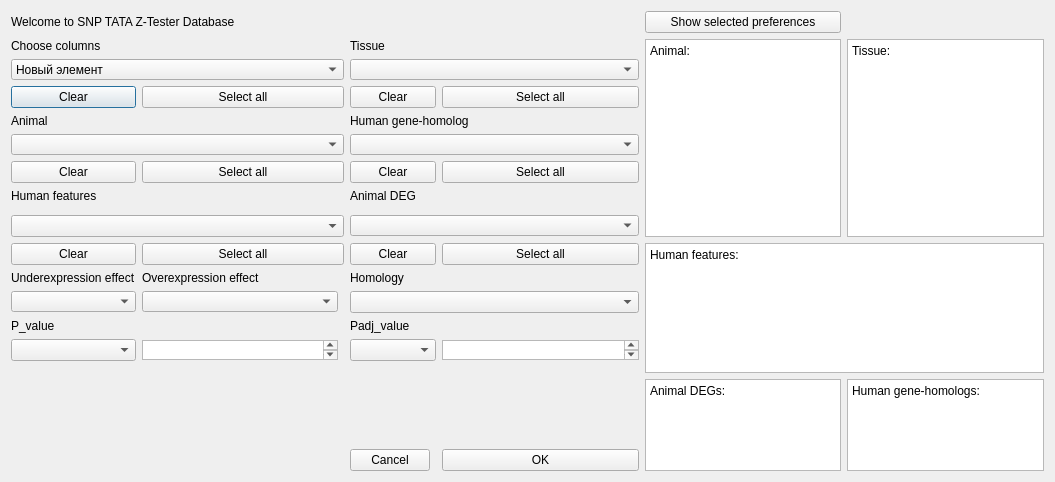
<?xml version="1.0" encoding="UTF-8"?>
<ui version="4.0">
 <class>Set_Preferenses_Window</class>
 <widget class="QDialog" name="Set_Preferenses_Window">
  <property name="geometry">
   <rect>
    <x>0</x>
    <y>0</y>
    <width>1055</width>
    <height>482</height>
   </rect>
  </property>
  <property name="windowTitle">
   <string>Preferences</string>
  </property>
  <layout class="QGridLayout" name="gridLayout">
   <item row="9" column="3" colspan="3">
    <widget class="QComboBox" name="Animal_DEG_cb">
     <property name="maximumSize">
      <size>
       <width>16777215</width>
       <height>21</height>
      </size>
     </property>
    </widget>
   </item>
   <item row="14" column="1">
    <widget class="QPlainTextEdit" name="plainTextEdit_2">
     <property name="enabled">
      <bool>true</bool>
     </property>
     <property name="sizePolicy">
      <sizepolicy hsizetype="Expanding" vsizetype="Fixed">
       <horstretch>0</horstretch>
       <verstretch>0</verstretch>
      </sizepolicy>
     </property>
     <property name="maximumSize">
      <size>
       <width>16777215</width>
       <height>20</height>
      </size>
     </property>
    </widget>
   </item>
   <item row="7" column="0">
    <widget class="QLabel" name="label_5">
     <property name="text">
      <string>Human features</string>
     </property>
    </widget>
   </item>
   <item row="3" column="0">
    <widget class="QPushButton" name="btn_clear_Columns_cb">
     <property name="maximumSize">
      <size>
       <width>16777215</width>
       <height>24</height>
      </size>
     </property>
     <property name="text">
      <string>Clear</string>
     </property>
    </widget>
   </item>
   <item row="11" column="1">
    <widget class="QLabel" name="label_9">
     <property name="maximumSize">
      <size>
       <width>16777215</width>
       <height>21</height>
      </size>
     </property>
     <property name="text">
      <string>Overexpression effect</string>
     </property>
    </widget>
   </item>
   <item row="13" column="0">
    <widget class="QLabel" name="label_11">
     <property name="text">
      <string>P_value</string>
     </property>
    </widget>
   </item>
   <item row="17" column="7">
    <widget class="QPlainTextEdit" name="chosen_text_Human_gene_homolog">
     <property name="plainText">
      <string>Human gene-homologs:</string>
     </property>
    </widget>
   </item>
   <item row="1" column="6" rowspan="9">
    <widget class="QTextEdit" name="chosen_text_Animals">
     <property name="html">
      <string>&lt;!DOCTYPE HTML PUBLIC &quot;-//W3C//DTD HTML 4.0//EN&quot; &quot;http://www.w3.org/TR/REC-html40/strict.dtd&quot;&gt;
&lt;html&gt;&lt;head&gt;&lt;meta name=&quot;qrichtext&quot; content=&quot;1&quot; /&gt;&lt;meta charset=&quot;utf-8&quot; /&gt;&lt;style type=&quot;text/css&quot;&gt;
p, li { white-space: pre-wrap; }
&lt;/style&gt;&lt;/head&gt;&lt;body style=&quot; font-family:'Segoe UI'; font-size:9.07087pt; font-weight:400; font-style:normal;&quot;&gt;
&lt;p style=&quot; margin-top:0px; margin-bottom:0px; margin-left:0px; margin-right:0px; -qt-block-indent:0; text-indent:0px;&quot;&gt;&lt;span style=&quot; font-size:9.07087pt;&quot;&gt;Animal:&lt;/span&gt;&lt;/p&gt;&lt;/body&gt;&lt;/html&gt;</string>
     </property>
    </widget>
   </item>
   <item row="4" column="3" colspan="3">
    <widget class="QLabel" name="label_6">
     <property name="maximumSize">
      <size>
       <width>16777215</width>
       <height>16</height>
      </size>
     </property>
     <property name="text">
      <string>Human gene-homolog</string>
     </property>
    </widget>
   </item>
   <item row="3" column="5">
    <widget class="QPushButton" name="btn_selectall_Tissue">
     <property name="maximumSize">
      <size>
       <width>16777215</width>
       <height>24</height>
      </size>
     </property>
     <property name="text">
      <string>Select all</string>
     </property>
    </widget>
   </item>
   <item row="2" column="0" colspan="3">
    <widget class="QComboBox" name="Columns_cb">
     <property name="maximumSize">
      <size>
       <width>16777215</width>
       <height>21</height>
      </size>
     </property>
     <property name="insertPolicy">
      <enum>QComboBox::InsertAtBottom</enum>
     </property>
     <property name="sizeAdjustPolicy">
      <enum>QComboBox::AdjustToContentsOnFirstShow</enum>
     </property>
     <item>
      <property name="text">
       <string>Новый элемент</string>
      </property>
     </item>
     <item>
      <property name="text">
       <string>Новый элемент</string>
      </property>
     </item>
     <item>
      <property name="text">
       <string>Новый элемент</string>
      </property>
     </item>
     <item>
      <property name="text">
       <string>Новый элемент</string>
      </property>
     </item>
     <item>
      <property name="text">
       <string>Новый элемент</string>
      </property>
     </item>
     <item>
      <property name="text">
       <string>Новый элемент</string>
      </property>
     </item>
     <item>
      <property name="text">
       <string>Новый элемент</string>
      </property>
     </item>
    </widget>
   </item>
   <item row="10" column="6" rowspan="7" colspan="2">
    <widget class="QPlainTextEdit" name="plainTextEdit">
     <property name="plainText">
      <string>Human features:</string>
     </property>
    </widget>
   </item>
   <item row="10" column="5">
    <widget class="QPushButton" name="btn_selectall_Animal_DEG">
     <property name="maximumSize">
      <size>
       <width>16777215</width>
       <height>24</height>
      </size>
     </property>
     <property name="text">
      <string>Select all</string>
     </property>
    </widget>
   </item>
   <item row="6" column="3" colspan="2">
    <widget class="QPushButton" name="btn_clear_Human_gene_homolog">
     <property name="maximumSize">
      <size>
       <width>16777215</width>
       <height>24</height>
      </size>
     </property>
     <property name="text">
      <string>Clear</string>
     </property>
    </widget>
   </item>
   <item row="6" column="0">
    <widget class="QPushButton" name="btn_clear_Animal">
     <property name="maximumSize">
      <size>
       <width>16777215</width>
       <height>24</height>
      </size>
     </property>
     <property name="text">
      <string>Clear</string>
     </property>
    </widget>
   </item>
   <item row="17" column="5" alignment="Qt::AlignBottom">
    <widget class="QPushButton" name="btn_OK_SPW">
     <property name="maximumSize">
      <size>
       <width>16777215</width>
       <height>24</height>
      </size>
     </property>
     <property name="text">
      <string>OK</string>
     </property>
    </widget>
   </item>
   <item row="5" column="0" colspan="3">
    <widget class="QComboBox" name="Animal_cb">
     <property name="enabled">
      <bool>true</bool>
     </property>
     <property name="sizePolicy">
      <sizepolicy hsizetype="Preferred" vsizetype="Maximum">
       <horstretch>0</horstretch>
       <verstretch>0</verstretch>
      </sizepolicy>
     </property>
     <property name="maximumSize">
      <size>
       <width>16777215</width>
       <height>21</height>
      </size>
     </property>
    </widget>
   </item>
   <item row="14" column="5">
    <widget class="QPlainTextEdit" name="plainTextEdit_3">
     <property name="enabled">
      <bool>true</bool>
     </property>
     <property name="sizePolicy">
      <sizepolicy hsizetype="Expanding" vsizetype="Fixed">
       <horstretch>0</horstretch>
       <verstretch>0</verstretch>
      </sizepolicy>
     </property>
     <property name="maximumSize">
      <size>
       <width>16777215</width>
       <height>20</height>
      </size>
     </property>
    </widget>
   </item>
   <item row="0" column="6">
    <widget class="QPushButton" name="pushButton">
     <property name="text">
      <string>Show selected preferences</string>
     </property>
    </widget>
   </item>
   <item row="11" column="0">
    <widget class="QLabel" name="label_8">
     <property name="maximumSize">
      <size>
       <width>16777215</width>
       <height>21</height>
      </size>
     </property>
     <property name="text">
      <string>Underexpression effect</string>
     </property>
    </widget>
   </item>
   <item row="10" column="3" colspan="2">
    <widget class="QPushButton" name="btn_clear_Animal_DEG">
     <property name="maximumSize">
      <size>
       <width>16777215</width>
       <height>24</height>
      </size>
     </property>
     <property name="text">
      <string>Clear</string>
     </property>
    </widget>
   </item>
   <item row="6" column="1" colspan="2">
    <widget class="QPushButton" name="btn_selectall_Animal">
     <property name="maximumSize">
      <size>
       <width>16777215</width>
       <height>24</height>
      </size>
     </property>
     <property name="text">
      <string>Select all</string>
     </property>
    </widget>
   </item>
   <item row="0" column="0" colspan="4">
    <widget class="QLabel" name="label">
     <property name="maximumSize">
      <size>
       <width>16777215</width>
       <height>16</height>
      </size>
     </property>
     <property name="text">
      <string>Welcome to SNP TATA Z-Tester Database</string>
     </property>
     <property name="textFormat">
      <enum>Qt::RichText</enum>
     </property>
    </widget>
   </item>
   <item row="1" column="7" rowspan="9">
    <widget class="QPlainTextEdit" name="chosen_text_Tissue">
     <property name="plainText">
      <string>Tissue:
</string>
     </property>
    </widget>
   </item>
   <item row="14" column="3" colspan="2">
    <widget class="QComboBox" name="comboBox_3"/>
   </item>
   <item row="3" column="1" colspan="2">
    <widget class="QPushButton" name="btn_selectall_Columns_cb">
     <property name="maximumSize">
      <size>
       <width>16777215</width>
       <height>24</height>
      </size>
     </property>
     <property name="text">
      <string>Select all</string>
     </property>
    </widget>
   </item>
   <item row="15" column="1" rowspan="3">
    <spacer name="verticalSpacer_2">
     <property name="orientation">
      <enum>Qt::Vertical</enum>
     </property>
     <property name="sizeHint" stdset="0">
      <size>
       <width>20</width>
       <height>40</height>
      </size>
     </property>
    </spacer>
   </item>
   <item row="12" column="3" colspan="3">
    <widget class="QComboBox" name="comboBox"/>
   </item>
   <item row="5" column="3" colspan="3">
    <widget class="QComboBox" name="HumanGH_cb">
     <property name="maximumSize">
      <size>
       <width>16777215</width>
       <height>21</height>
      </size>
     </property>
    </widget>
   </item>
   <item row="17" column="6">
    <widget class="QPlainTextEdit" name="chosen_text_Animal_DEG">
     <property name="plainText">
      <string>Animal DEGs:
</string>
     </property>
    </widget>
   </item>
   <item row="9" column="0" colspan="3">
    <widget class="QComboBox" name="Human_features_cb"/>
   </item>
   <item row="1" column="0" colspan="3">
    <widget class="QLabel" name="label_2">
     <property name="maximumSize">
      <size>
       <width>16777215</width>
       <height>16</height>
      </size>
     </property>
     <property name="text">
      <string>Choose columns</string>
     </property>
    </widget>
   </item>
   <item row="7" column="3">
    <widget class="QLabel" name="label_7">
     <property name="maximumSize">
      <size>
       <width>16777215</width>
       <height>16</height>
      </size>
     </property>
     <property name="text">
      <string>Animal DEG</string>
     </property>
    </widget>
   </item>
   <item row="10" column="0">
    <widget class="QPushButton" name="btn_clear_human_features">
     <property name="maximumSize">
      <size>
       <width>16777215</width>
       <height>24</height>
      </size>
     </property>
     <property name="text">
      <string>Clear</string>
     </property>
    </widget>
   </item>
   <item row="13" column="3">
    <widget class="QLabel" name="label_12">
     <property name="text">
      <string>Padj_value</string>
     </property>
    </widget>
   </item>
   <item row="12" column="0">
    <widget class="QComboBox" name="Underexpression_sign">
     <property name="maximumSize">
      <size>
       <width>16777215</width>
       <height>21</height>
      </size>
     </property>
    </widget>
   </item>
   <item row="10" column="1" colspan="2">
    <widget class="QPushButton" name="btn_selectall_human_features">
     <property name="maximumSize">
      <size>
       <width>16777215</width>
       <height>24</height>
      </size>
     </property>
     <property name="text">
      <string>Select all</string>
     </property>
    </widget>
   </item>
   <item row="4" column="0">
    <widget class="QLabel" name="label_3">
     <property name="maximumSize">
      <size>
       <width>16777215</width>
       <height>16</height>
      </size>
     </property>
     <property name="text">
      <string>Animal</string>
     </property>
    </widget>
   </item>
   <item row="6" column="5">
    <widget class="QPushButton" name="btn_selectall_Human_gene_homolog">
     <property name="maximumSize">
      <size>
       <width>16777215</width>
       <height>24</height>
      </size>
     </property>
     <property name="text">
      <string>Select all</string>
     </property>
    </widget>
   </item>
   <item row="12" column="1">
    <widget class="QComboBox" name="Overexpression_sign">
     <property name="maximumSize">
      <size>
       <width>16777215</width>
       <height>21</height>
      </size>
     </property>
    </widget>
   </item>
   <item row="14" column="0">
    <widget class="QComboBox" name="comboBox_2"/>
   </item>
   <item row="2" column="3" colspan="3">
    <widget class="QComboBox" name="Tissue_cb">
     <property name="maximumSize">
      <size>
       <width>16777215</width>
       <height>21</height>
      </size>
     </property>
    </widget>
   </item>
   <item row="1" column="3">
    <widget class="QLabel" name="label_4">
     <property name="maximumSize">
      <size>
       <width>16777215</width>
       <height>16</height>
      </size>
     </property>
     <property name="text">
      <string>Tissue</string>
     </property>
    </widget>
   </item>
   <item row="17" column="3" alignment="Qt::AlignBottom">
    <widget class="QPushButton" name="btn_cancel_SPW">
     <property name="maximumSize">
      <size>
       <width>16777215</width>
       <height>24</height>
      </size>
     </property>
     <property name="text">
      <string>Cancel</string>
     </property>
    </widget>
   </item>
   <item row="11" column="3" colspan="2">
    <widget class="QLabel" name="label_10">
     <property name="text">
      <string>Homology</string>
     </property>
    </widget>
   </item>
   <item row="3" column="3" colspan="2">
    <widget class="QPushButton" name="btn_clear_Tissue">
     <property name="maximumSize">
      <size>
       <width>16777215</width>
       <height>24</height>
      </size>
     </property>
     <property name="text">
      <string>Clear</string>
     </property>
    </widget>
   </item>
  </layout>
 </widget>
 <resources/>
 <connections/>
</ui>
